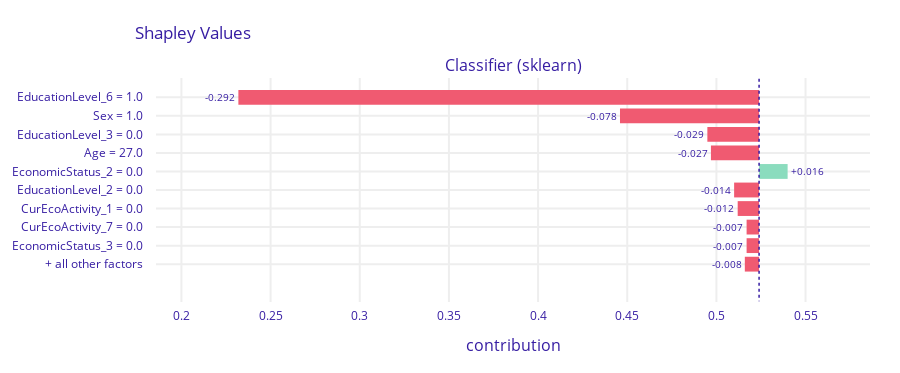

The notebook cell this image was saved under:
### Code cell
# Local explanation for male with low occupation (good prediction)
male_tn_sample = df_tn[df_tn[gender_feat]==1][0:1]
expl = explainer.predict_parts(male_tn_sample, type='shap')
expl.plot()

### Figure 1 — Plotly figure (JSON) as saved in the notebook; plotly's stock layout.template omitted (floating-point values rounded to 4 significant figures)
{"data": [{"base": 0.5239, "hoverinfo": "text", "hoverlabel": {"bgcolor": "rgba(0,0,0,0.8)"}, "hovertext": ["Average response: 0.524<br>Prediction: 0.066<br>EducationLevel_6 = 1.0<br>decreases average response <br>by 0.292", "Average response: 0.524<br>Prediction: 0.066<br>Sex = 1.0<br>decreases average response <br>by 0.078", "Average response: 0.524<br>Prediction: 0.066<br>EducationLevel_3 = 0.0<br>decreases average response <br>by 0.029", "Average response: 0.524<br>Prediction: 0.066<br>Age = 27.0<br>decreases average response <br>by 0.027", "Average response: 0.524<br>Prediction: 0.066<br>EconomicStatus_2 = 0.0<br>increases average response <br>by 0.016", "Average response: 0.524<br>Prediction: 0.066<br>EducationLevel_2 = 0.0<br>decreases average response <br>by 0.014", "Average response: 0.524<br>Prediction: 0.066<br>CurEcoActivity_1 = 0.0<br>decreases average response <br>by 0.012", "Average response: 0.524<br>Prediction: 0.066<br>CurEcoActivity_7 = 0.0<br>decreases average response <br>by 0.007", "Average response: 0.524<br>Prediction: 0.066<br>EconomicStatus_3 = 0.0<br>decreases average response <br>by 0.007", "Average response: 0.524<br>Prediction: 0.066<br>+ all other factors<br>decreases average response <br>by 0.008"], "marker": {"color": ["#f05a71", "#f05a71", "#f05a71", "#f05a71", "#8bdcbe", "#f05a71", "#f05a71", "#f05a71", "#f05a71", "#f05a71"]}, "orientation": "h", "showlegend": false, "text": ["-0.292", "-0.078", "-0.029", "-0.027", "+0.016", "-0.014", "-0.012", "-0.007", "-0.007", "-0.008"], "textposition": "outside", "type": "bar", "x": [-0.292, -0.078, -0.029, -0.027, 0.016, -0.014, -0.012, -0.007, -0.007, -0.008], "xaxis": "x", "y": ["EducationLevel_6 = 1.0", "Sex = 1.0", "EducationLevel_3 = 0.0", "Age = 27.0", "EconomicStatus_2 = 0.0", "EducationLevel_2 = 0.0", "CurEcoActivity_1 = 0.0", "CurEcoActivity_7 = 0.0", "EconomicStatus_3 = 0.0", "+ all other factors"], "yaxis": "y"}], "layout": {"annotations": [{"font": {"size": 16}, "showarrow": false, "text": "Classifier (sklearn)", "x": 0.5, "xanchor": "center", "xref": "paper", "y": 1, "yanchor": "bottom", "yref": "paper"}, {"font": {"size": 16}, "showarrow": false, "text": "contribution", "x": 0.5, "xanchor": "center", "xref": "paper", "y": 0, "yanchor": "top", "yref": "paper", "yshift": -30}], "font": {"color": "#371ea3"}, "height": 373, "margin": {"b": 71, "r": 30, "t": 78}, "shapes": [{"line": {"color": "#371ea3", "dash": "dot", "width": 1.5}, "type": "line", "x0": 0.5239, "x1": 0.5239, "xref": "x", "y0": -1, "y1": 11, "yref": "y"}], "title": {"text": "Shapley Values", "x": 0.15}, "xaxis": {"anchor": "y", "automargin": true, "domain": [0, 1], "fixedrange": true, "gridwidth": 2, "range": [0.1857, 0.5861], "tickcolor": "white", "ticklen": 3, "ticks": "outside", "type": "linear", "zeroline": false}, "yaxis": {"anchor": "x", "automargin": true, "autorange": "reversed", "domain": [0, 1], "fixedrange": true, "gridwidth": 2, "tickcolor": "white", "ticklen": 10, "ticks": "outside", "type": "category"}}}
